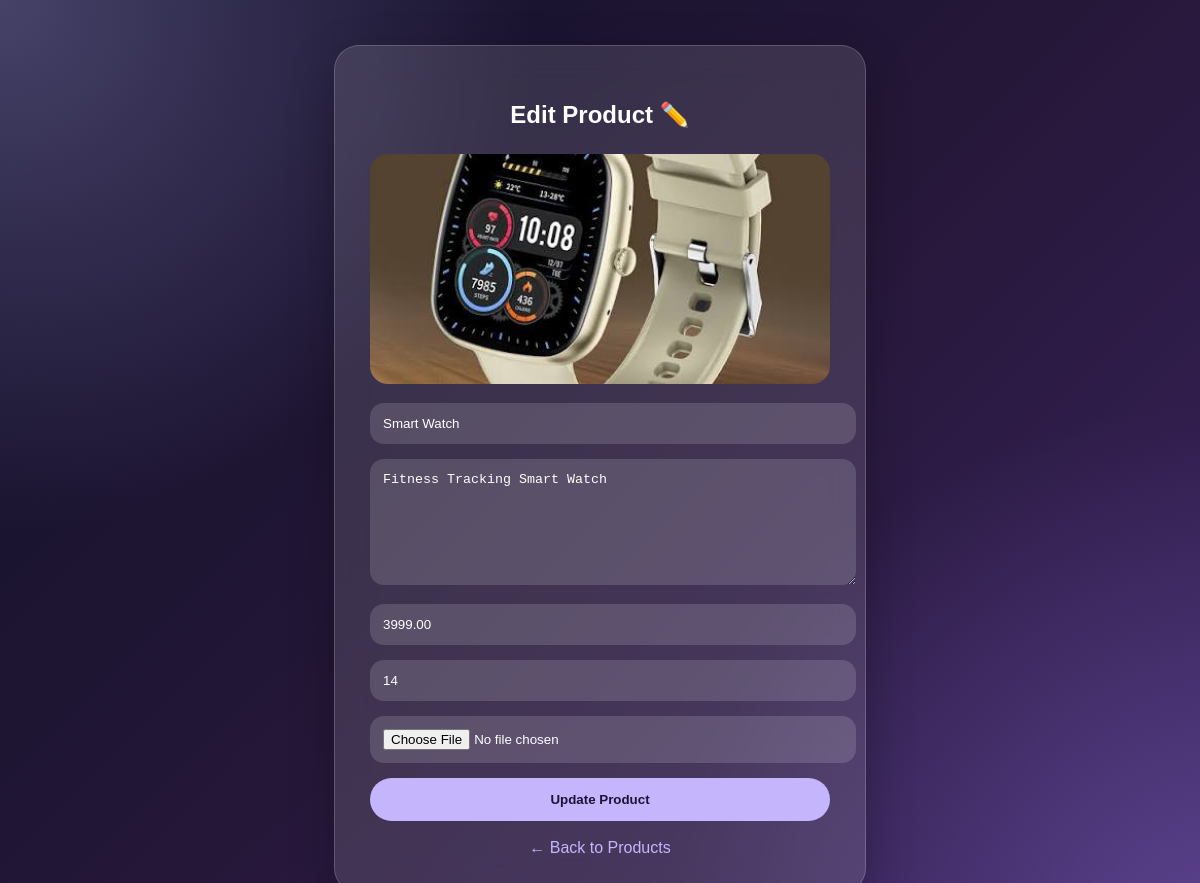
Page /edit_product.php?id=26 (signed in) on the committed database.
### tables this page shows
CREATE TABLE `products` (
  `id` int(11) NOT NULL,
  `name` varchar(100) DEFAULT NULL,
  `description` text DEFAULT NULL,
  `price` decimal(10,2) DEFAULT NULL,
  `image` varchar(255) DEFAULT NULL,
  `stock` int(11) DEFAULT NULL
);

### edit_product.php (the view, shortened to what this page needs)
<?php
include 'db.php';
$id = intval($_GET['id']);
$product_query = mysqli_query($conn, "SELECT * FROM products WHERE id=$id");
$product = mysqli_fetch_assoc($product_query);
?>
<!DOCTYPE html>
<html>
<head>
</head>
<body>
<div class="box">
    <h2>Edit Product ✏️</h2>
    <img src="images/<?php echo $product['image']; ?>">
    <form method="POST" enctype="multipart/form-data">
        <input
            type="text"
            name="name"
            value="<?php echo $product['name']; ?>"
            required
        >
        <textarea name="description" required><?php echo $product['description']; ?></textarea>
        <input
            type="number"
            name="price"
            value="<?php echo $product['price']; ?>"
            required
        >
        <input
            type="number"
            name="stock"
            value="<?php echo $product['stock']; ?>"
            required
        >
        <input type="file" name="image">
        <button type="submit" name="update_product">Update Product</button>
    </form>
    <a href="manage_products.php">← Back to Products</a>
</div>
</body>
</html>

### edit_product.php (style rules this page uses)
body { min-height: 100vh; background: radial-gradient(circle at top left, rgba(196,181,253,0.3), transparent 35%), radial-gradient(circle at bottom right, rgba(167,139,250,0.3), transparent 35%), linear-gradient(135deg,#0f1028,#251738,#3b235f); color: white; font-family: Poppins, Arial, sans-serif; }
.box { width: 460px; margin: 45px auto; padding: 35px; border-radius: 25px; background: rgba(255,255,255,0.12); border: 1px solid rgba(255,255,255,0.18); backdrop-filter: blur(18px); box-shadow: 0 15px 45px rgba(0,0,0,0.25); }
h2 { text-align: center; margin-bottom: 25px; }
input, textarea { width: 100%; padding: 13px; margin-bottom: 15px; border-radius: 14px; border: none; outline: none; background: rgba(255,255,255,0.14); color: white; }
textarea { height: 100px; }
input::placeholder, textarea::placeholder { color: #ddd6fe; }
img { width: 100%; height: 230px; object-fit: cover; border-radius: 18px; margin-bottom: 15px; }
button { width: 100%; padding: 14px; border: none; border-radius: 30px; background: #c4b5fd; color: #1e1235; font-weight: bold; cursor: pointer; }
a { display: block; text-align: center; margin-top: 18px; color: #c4b5fd; text-decoration: none; }

### rows in the picture
products: image (picture), name "Smart Watch", description "Fitness Tracking Smart Watch", price "3999.00", stock "14"
